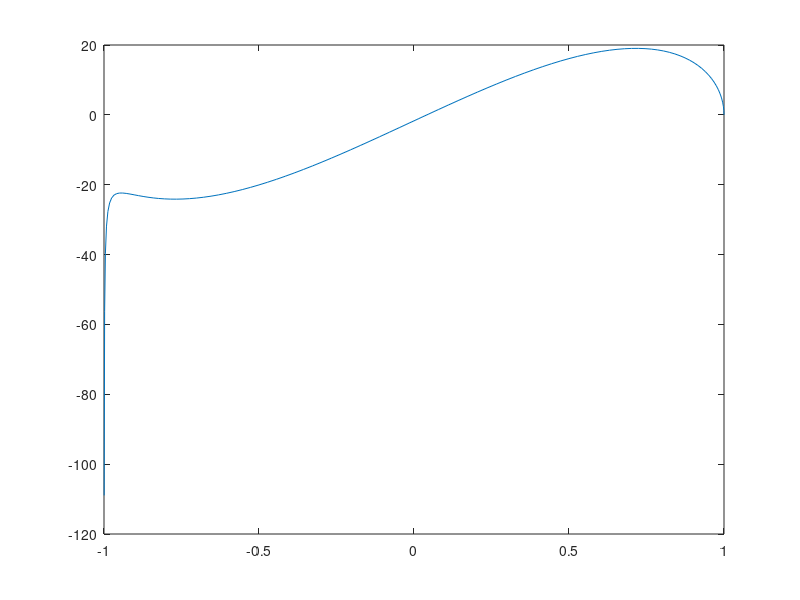

The MATLAB source for this figure:

beta0 = 0;
beta1 = 1;
sig = 1;
C = @(sigVar) besselk(1,1i*sigVar)/(besselk(0,1i*sigVar) + besselk(1,1i*sigVar));

a = zeros(1,3);
a(1) = -2i*pi*C(sig)*beta0 + 2i*pi*(1-C(sig))*beta1 - 2*C(sig)*beta1;
a(2) = 2*pi^2*beta0 - 4i*pi*beta1;
a(3) = pi^2*beta1;

pMoore = @(xVar) a(1)*sqrt((1-xVar)./(1+xVar)) ...
          + a(2)*2*sqrt(1-xVar.^2) ...
          + a(3)*4*xVar.*sqrt(1-xVar.^2);
      
%% Plots

xPlot = sin(linspace(-1,1)*pi/2);
plot(xPlot,real(pMoore(xPlot)))